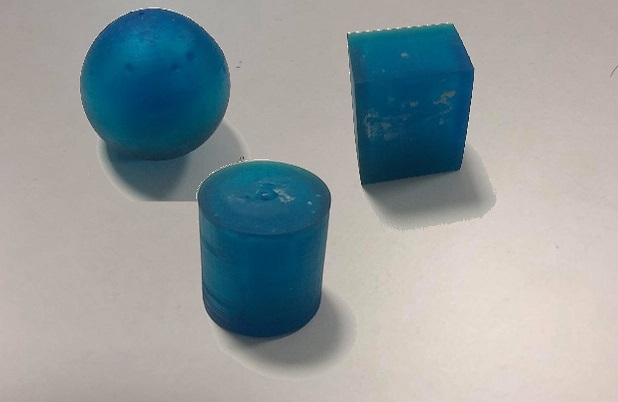
#> input picture Object detection/All_ob.jpg, 618 x 402 px, given in place of the camera
$ python FullObjectDetection.py
#> lines starting #> are read from the running program, lines starting #| are printed output that depends on the picture; after the words box and inside, x2 and y2 are one past the last pixel; in counts of white or black regions, pixels touching at a corner belong together
#> in detect, img is the input picture: shape (402, 618, 3); mean B, G, R 157.1, 155.5, 146.8
# -*- coding: utf-8 -*-
import sys
import cv2
import time
import numpy as np
import paho.mqtt.publish as publish

BROKER_LOCATION = "192.168.4.1"

DELAY = 5

"""
sudo apt-get install python-opencv
sudo apt-get install python-matplotlib
"""


# [56 lines left out: function findCube, not called in this run]


def findCircle(rgb):
    gray = cv2.cvtColor(rgb, cv2.COLOR_BGR2GRAY)
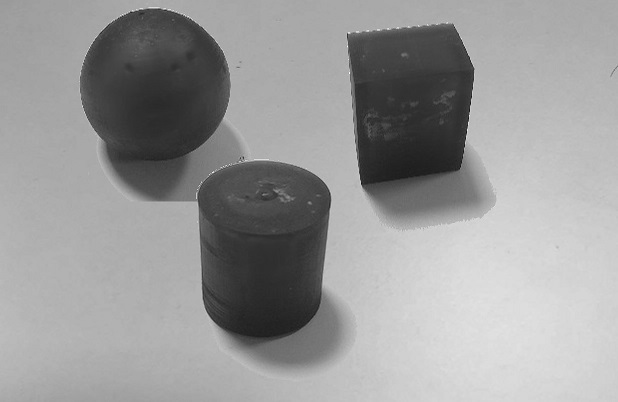
#> gray: shape (402, 618); min 14, max 254, mean 153

    gray = cv2.medianBlur(gray, 5)

    rows = gray.shape[0]
#> rows = 402
    circles = cv2.HoughCircles(gray, cv2.HOUGH_GRADIENT, 1, rows / 8,
                               param1=150, param2=30,
                               minRadius=50, maxRadius=100)
#> circles = [[155.5, 85.5, 75.1]]

    if circles is not None:
        circles = np.uint16(np.around(circles))
#> circles = [[156, 86, 75]]
        for i in circles[0, :]:
            center = (i[0], i[1])
            # circle center
            cv2.circle(rgb, center, 1, (0, 100, 100), 3)
            # circle outline
            radius = i[2]
            cv2.circle(rgb, center, radius, (255, 0, 255), -1)
            cv2.putText(rgb, "Sphere", center, cv2.FONT_HERSHEY_SIMPLEX, 0.5,
            (255, 255, 255), 2)
#> this loop made 1 pass
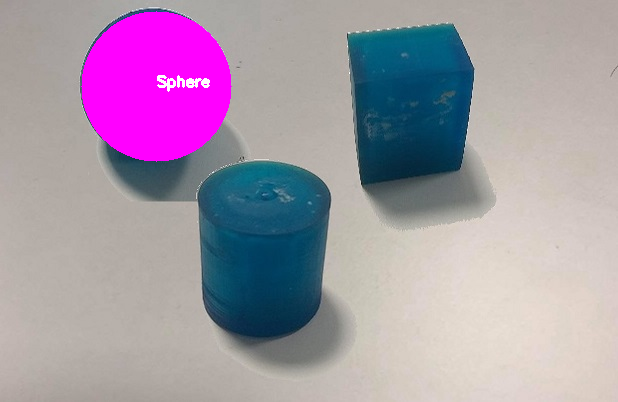
#> rgb: shape (402, 618, 3); 7.11% of pixels changed, all inside (x1, y1, x2, y2) = (81, 11, 232, 162)
        publish.single("Design3/Object", "sphere", hostname = BROKER_LOCATION)
        print("Sphere !!!")
        cv2.imshow("detected circles", rgb)
        if cv2.waitKey(99) & 0xFF == ord('c'):
#> (key Esc is pressed here)
            pass

    else:
        print("Not sphere !!!")
        hsv = cv2.cvtColor(rgb, cv2.COLOR_BGR2HSV)

        ## mask of green (36,25,25) ~ (86, 255,255)
        # mask = cv2.inRange(hsv, (36, 25, 25), (86, 255,255))
        mask = cv2.inRange(hsv, (70,40,40), (125,255,255))

        ## slice the green
        imask = mask>0
        rg = np.zeros_like(rgb, np.uint8)
        rg[imask] = rgb[imask]
        findCube(rg)

def detect():
    # img = cv2.imread("Cube.jpg", 1)
    cap = cv2.VideoCapture(0)
    # while True:
    _, img = cap.read()
    findCircle(img)
    time.sleep(0.5)

detect()

$ run again, on Object detection/Cube.jpg
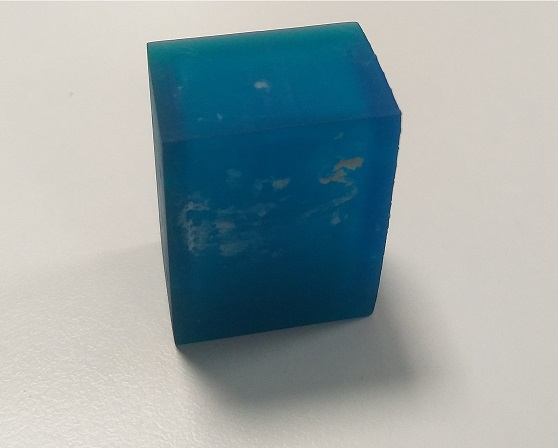
#> input picture Object detection/Cube.jpg, 558 x 448 px, given in place of the camera
#> in detect, img is the input picture: shape (448, 558, 3); mean B, G, R 164.2, 162.1, 147.4
#> circles = None
#> hsv: shape (448, 558, 3); mean H, S, V 45.3, 73.6, 172.4
#> in findCircle, `mask = cv2.inRange(hsv, (70,40,40), (125,255,255))`:
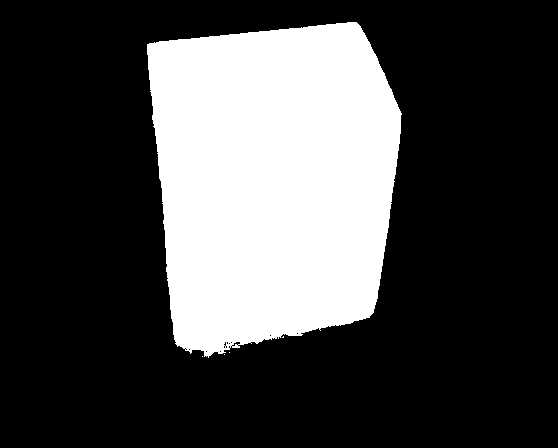
#> mask: shape (448, 558); 27.8% white; 5 white regions (4 under 20 px), largest, box (x1, y1, x2, y2) and area: (147, 22, 402, 358) 69388
#> edge: shape (448, 558); 0.56% white in thin lines or dots, all inside (x1, y1, x2, y2) = (147, 22, 402, 357)
#> closed: shape (448, 558); 2.8% white; 2 white regions
#> contours = 3 contours; box (x1, y1, x2, y2) and area: (145, 20, 404, 359) 72098, (149, 24, 399, 351) 66172, (252, 79, 270, 91) 156
#> the loop in findCube, `for cont in contours:` made 1 pass
#> (printed output is left out)
#> after the loop in findCube, `for cont in contours:`:
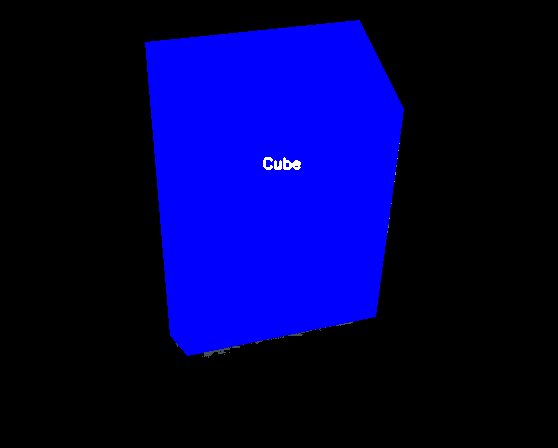
#> rgb: shape (448, 558, 3); mean B, G, R 72.1, 0.4, 0.3

$ run again, on Object detection/Cylinder.jpg
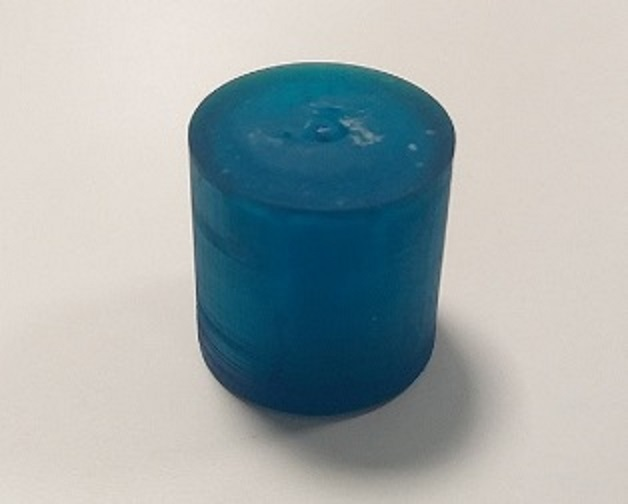
#> input picture Object detection/Cylinder.jpg, 628 x 504 px, given in place of the camera
#> in detect, img is the input picture: shape (504, 628, 3); mean B, G, R 172.7, 171.9, 162.1
#> circles = None
#> hsv: shape (504, 628, 3); mean H, S, V 39.4, 65.4, 183.2
#> in findCircle, `mask = cv2.inRange(hsv, (70,40,40), (125,255,255))`:
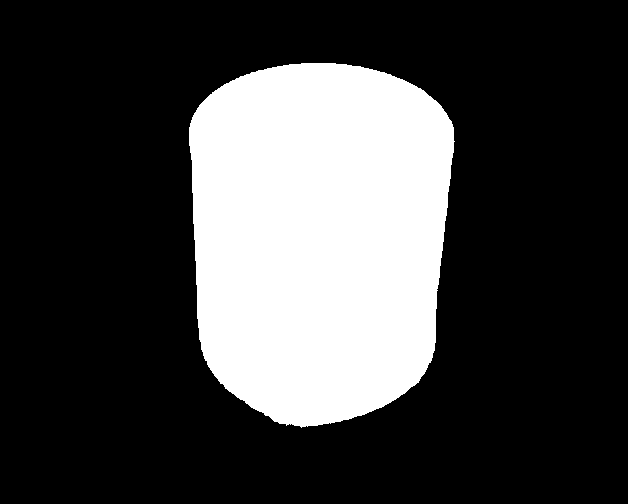
#> mask: shape (504, 628); 25.7% white; 1 white region, box (x1, y1, x2, y2) and area: (189, 63, 455, 428) 81392
#> edge: shape (504, 628); 0.46% white in thin lines or dots, all inside (x1, y1, x2, y2) = (188, 62, 455, 428)
#> in findCube, `edges = cv2.dilate(edges, kernel1, iterations=1)`:
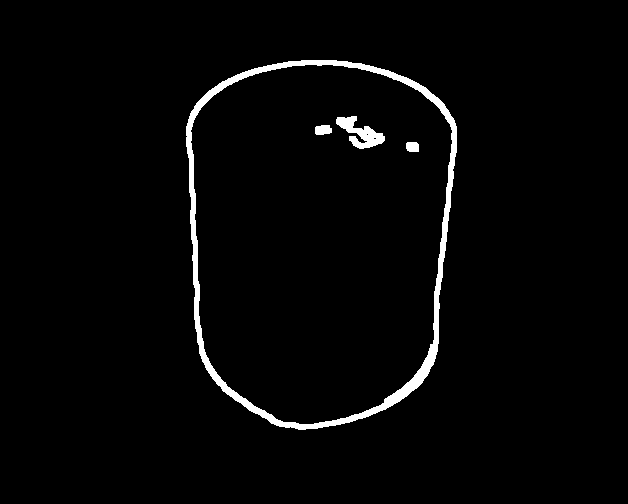
#> edges: shape (504, 628); 2.4% white; 4 white regions, box (x1, y1, x2, y2) and area: (186, 60, 457, 430) 6539, (336, 116, 385, 149) 739, (315, 125, 332, 135) 146, (406, 142, 419, 152) 121
#> closed: shape (504, 628); 2.4% white; 4 white regions
#> contours = 5 contours; box (x1, y1, x2, y2) and area: (186, 60, 457, 430) 84200, (191, 64, 452, 425) 78636, (336, 116, 385, 149) 752, (315, 125, 332, 135) 128, (406, 142, 419, 152) 102
#> the loop in findCube, `for cont in contours:` made 1 pass
#> (printed output is left out)

$ run again, on Object detection/Sphere.jpg
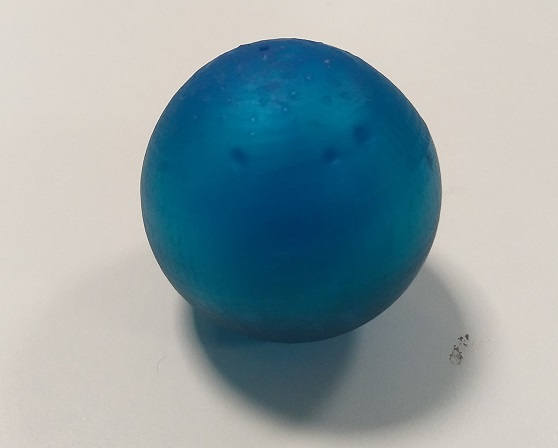
#> input picture Object detection/Sphere.jpg, 558 x 448 px, given in place of the camera
#> in detect, img is the input picture: shape (448, 558, 3); mean B, G, R 164.4, 159.7, 141.9
#> circles = None
#> hsv: shape (448, 558, 3); mean H, S, V 48.5, 81.4, 172.9
#> in findCircle, `mask = cv2.inRange(hsv, (70,40,40), (125,255,255))`:
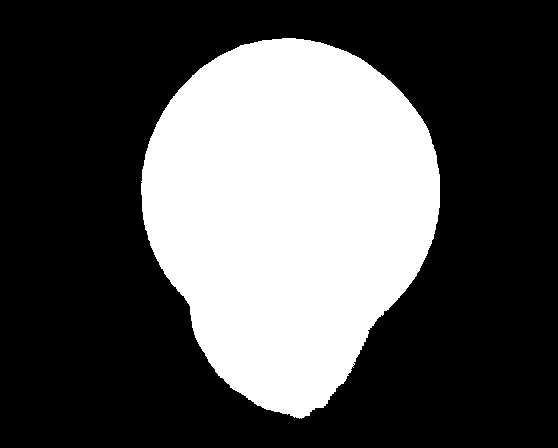
#> mask: shape (448, 558); 32.6% white; 1 white region, box (x1, y1, x2, y2) and area: (141, 38, 440, 419) 81529
#> edge: shape (448, 558); 0.53% white in thin lines or dots, all inside (x1, y1, x2, y2) = (140, 37, 441, 419)
#> in findCube, `edges = cv2.dilate(edges, kernel1, iterations=1)`:
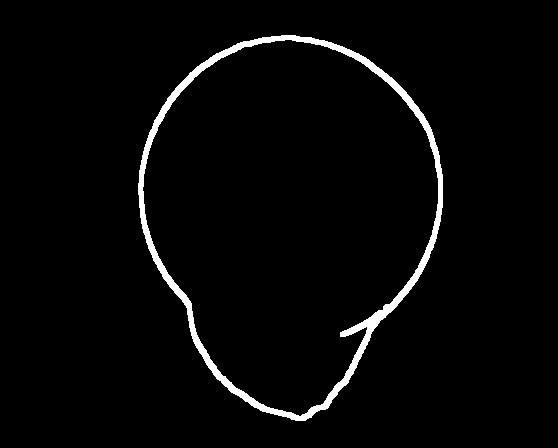
#> edges: shape (448, 558); 2.8% white; 1 white region, box (x1, y1, x2, y2) and area: (138, 35, 443, 421) 6997
#> closed: shape (448, 558); 2.8% white; 1 white region
#> contours = 2 contours; box (x1, y1, x2, y2) and area: (138, 35, 443, 421) 84526, (143, 39, 439, 415) 78444
#> the loop in findCube, `for cont in contours:` made 1 pass
#> (printed output is left out)
